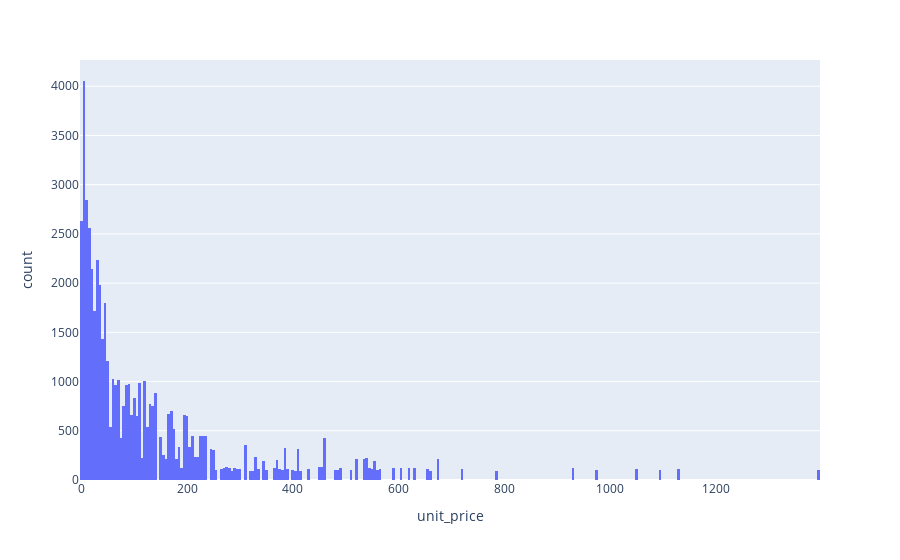

The notebook cell this image was saved under:
### Code cell
# Plot a histogram to get a visual of the distribution of unit price
hist = px.histogram(df, x = 'unit_price')
hist.show()

### Figure 1 — Plotly figure (JSON) as saved in the notebook; plotly's stock layout.template omitted (floating-point values rounded to 4 significant figures; data arrays with more than 128 entries replaced by an {"elided": "..."} marker saying what was removed)
{"data": [{"alignmentgroup": "True", "bingroup": "x", "hovertemplate": "unit_price=%{x}<br>count=%{y}<extra></extra>", "legendgroup": "", "marker": {"color": "#636efa", "pattern": {"shape": ""}}, "name": "", "offsetgroup": "", "orientation": "v", "showlegend": false, "type": "histogram", "x": {"elided": "54639 float values"}, "xaxis": "x", "yaxis": "y"}], "layout": {"barmode": "relative", "legend": {"tracegroupgap": 0}, "margin": {"t": 60}, "xaxis": {"anchor": "y", "domain": [0, 1], "title": {"text": "unit_price"}}, "yaxis": {"anchor": "x", "domain": [0, 1], "title": {"text": "count"}}}}
